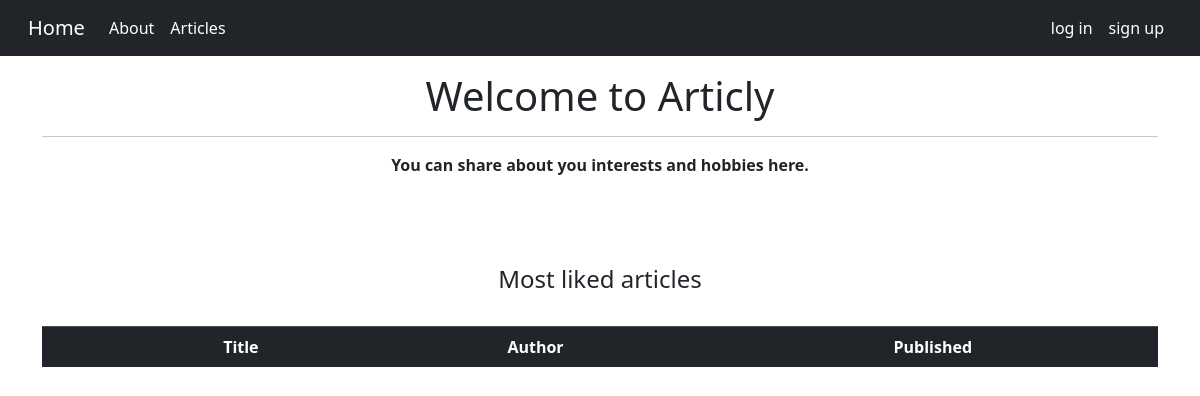
The app's page /, older data.
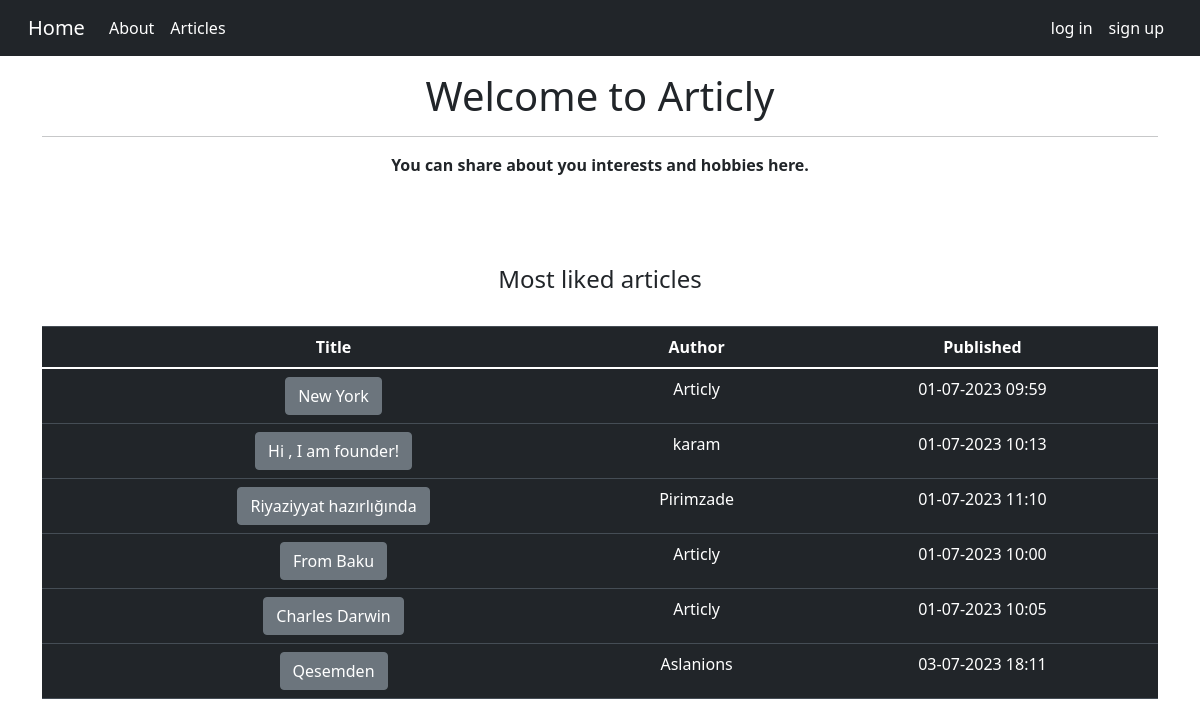
The same page, newer data.
### articly/models.py (models this page shows)
class Article(db.Model):
    __tablename__ = "article"
    __table_args__ = {'extend_existing': True}
    id = db.Column("id",db.Integer, primary_key=True)
    title = db.Column("title",db.String(150))
    author = db.Column(db.String, db.ForeignKey("user.id",ondelete= "CASCADE"),nullable = False)
    content = db.Column("content",db.String())
    date = db.Column("date",db.DateTime, default=datetime.utcnow)
    likes = db.relationship("Like",backref = "article" , passive_deletes = True)
    comments = db.relationship("Comment",backref = "article" , passive_deletes = True)

class User(db.Model):
    __tablename__ = "user"
    __table_args__ = {'extend_existing': True}
    id = db.Column(db.Integer, primary_key=True)
    name = db.Column(db.String(150))
    email = db.Column(db.String(150), unique=True)
    username = db.Column(db.String(150), unique=True)
    password = db.Column(db.String(150))
    articles = db.relationship("Article",backref = "user" , passive_deletes = True)
    likes = db.relationship("Like",backref = "user" , passive_deletes = True)
    comments = db.relationship("Comment",backref = "user" , passive_deletes = True)

### articly/routes.py (the view)
@app.route('/')
def home():
    top_articles = db.session.query(Article).join(Like).group_by(Article).order_by(func.count(Like.id).desc()).limit(6).all()
    return render_template('blog/index.html',articles=top_articles)

### articly/templates/blog/index.html
{% extends "layout.html" %}
{% block block1 %}
    <div class="text text-center">
        <h1>Welcome to Articly</h1>
        <hr>
        <p><b>You can share about you interests and hobbies here.</b></p>
        <br><br><br>
        <h4>Most liked articles</h4>
        <br>
        <table class="table table-hover table-dark">
            <thead>
                <tr>
                    <th></th>
                    <th scope="col">Title</th>
                    <th scope="col">Author</th>
                    <th scope="col">Published</th>
                </tr>
            </thead>
            <tbody>
                {% for article in articles  %}
                <tr>
                    <td></td>
                    <td><a href="/article/{{article.id}}" class= "btn btn-secondary">{{article.title}}</a></td>
                    <td>{{article.user.username}}</td>
                    <td>{{article.date.strftime('%d-%m-%Y %H:%M')}}</td>
                </tr>
                {% endfor %}
            </tbody>
        </table>
    </div>
{% endblock  %}

Row changes from the older to the newer data that the page shows:
added Article: title "New York", user.username "Articly", date "01-07-2023 09:59"
added Article: title "Hi , I am founder!", user.username "karam", date "01-07-2023 10:13"
added Article: title "Riyaziyyat hazırlığında", user.username "Pirimzade", date "01-07-2023 11:10"
added Article: title "From Baku", user.username "Articly", date "01-07-2023 10:00"
added Article: title "Charles Darwin", user.username "Articly", date "01-07-2023 10:05"
added Article: title "Qesemden", user.username "Aslanions", date "03-07-2023 18:11"
